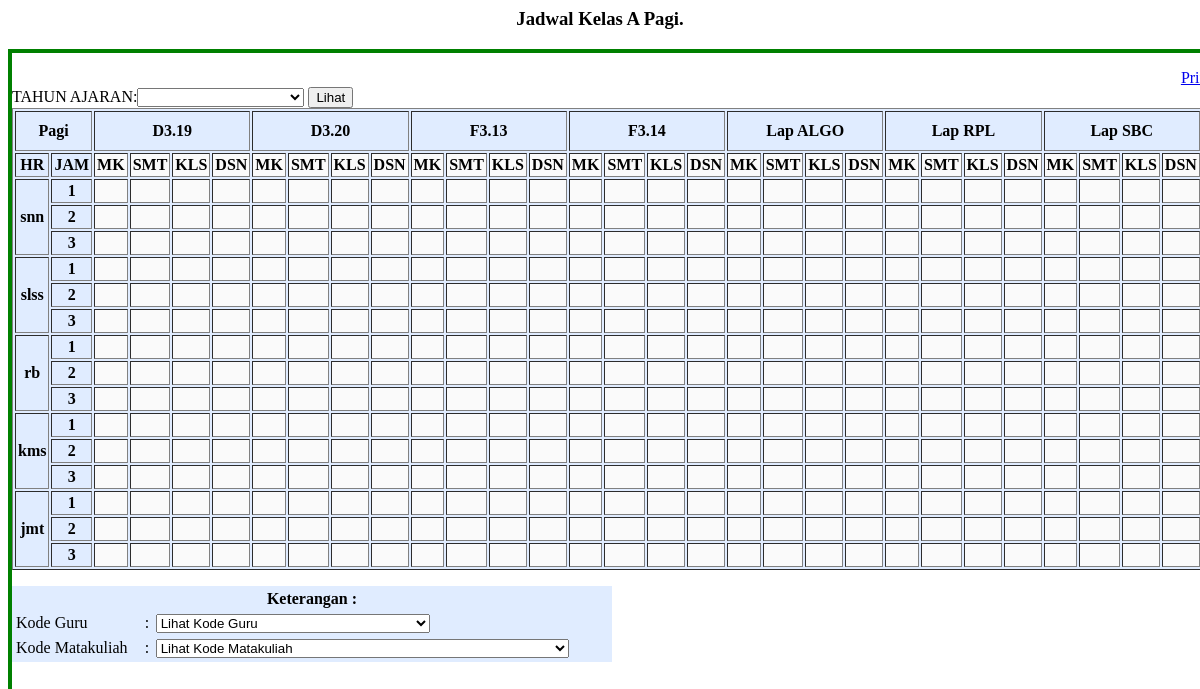
Screenshot of /Apagi_jadwal.php with the database file from the repository.
### tables this page shows
CREATE TABLE `ruang` (
  `kd_ruang` char(10) NOT NULL,
  `kapasitas` int(10) default NULL,
  PRIMARY KEY  (`kd_ruang`)
);

### Apagi_jadwal.php (shortened to what the rows shown need)
        <div class="page-region">
        <div class="page-region-content">
                    <p>
          <div style="height:800px;width:1200px;border:solid 4px green;overflow:scroll;overflow-y:scroll;overflow-x:scroll;">
  <p style="width:20000px;">
<div id="print-area-1" class="print-area">
<div class="bawah">
 <form name="in_matkul" action="/ms/Apagi_jadwal.php" method="POST">
<table border="1">
                    <thead >
                        <tr >
                            <th colspan="2"><strong>Pagi</strong></th>
                            <?php
    $query = mysql_query ("SELECT * FROM ruang ORDER BY kd_ruang");
	for ($i=0;$i<$data = mysql_fetch_array($query);$i++){
    ?>
                            <th class="center" colspan="4"><?php echo $data['kd_ruang'] ?></th>
                             <?PHP
}
?>
                        </tr>
  </thead>
                    <tbody>
                    <tr >
                      <td><strong>JAM</strong></td><?php
    $query = mysql_query ("SELECT * FROM ruang ORDER BY kd_ruang");
    while($data = mysql_fetch_array($query)){
    ?>
                      <td class="drop"><strong>MK</strong></td>
                      <td class="drop"><strong>SMT</strong></td>
                      <td class="drop"><strong>KLS</strong></td>
                      <td class="drop"><strong>DSN</strong></td>
                             <?PHP
}
?>
                     </tr>
          </tbody>
        </table>
            </div>
</div>
</div>
</div>
</div>

### rows the page displays
ruang: kd_ruang "D3.19"
ruang: kd_ruang "D3.20"
ruang: kd_ruang "F3.13"
ruang: kd_ruang "F3.14"
ruang: kd_ruang "Lap ALGO"
ruang: kd_ruang "Lap RPL"
ruang: kd_ruang "Lap SBC"
